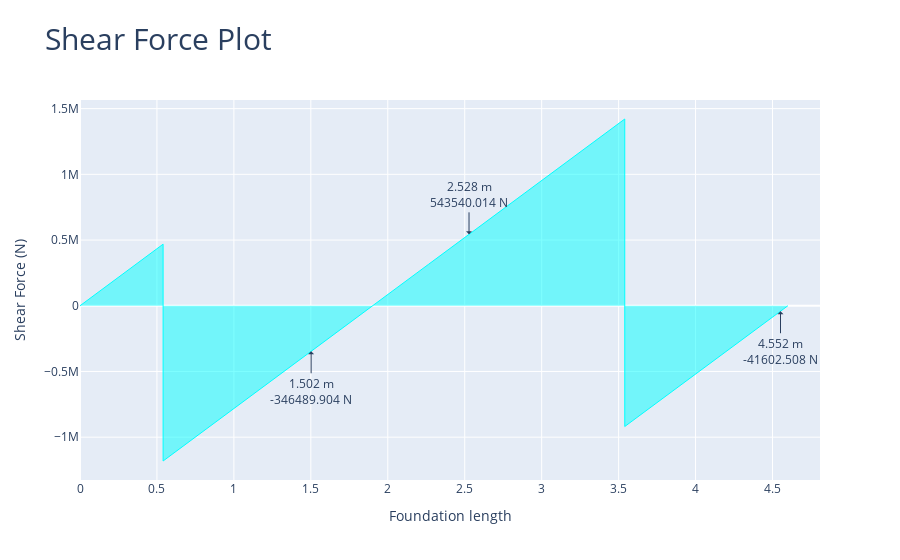

The cell this chart's notebook holds for it:
### Markdown cell above
#### Show the shear force diagram in x direction showing the design shear forces

### Code cell
comb_footing_design.plot_shear_force_X()

### Figure 1 — Plotly figure (JSON) as saved in the notebook; plotly's stock layout.template omitted (floating-point values rounded to 4 significant figures; data arrays with more than 128 entries replaced by an {"elided": "..."} marker saying what was removed)
{"data": [{"fill": "tozeroy", "hovertemplate": "x: %{x:.3f} %{meta[0]}<br>f(x): %{y:.3f} %{meta[1]}", "line": {"color": "aqua", "width": 1}, "meta": ["m", "N"], "mode": "lines", "name": "Shear Force", "type": "scatter", "x": {"elided": "206 float values"}, "y": {"elided": "206 float values"}}], "layout": {"annotations": [{"arrowhead": 1, "ax": 0, "ay": 40, "showarrow": true, "text": "1.502 m<br>-346489.904 N", "x": 1.502, "xref": "x", "y": -346500.0, "yref": "y"}, {"arrowhead": 1, "ax": 0, "ay": -40, "showarrow": true, "text": "2.528 m<br>543540.014 N", "x": 2.528, "xref": "x", "y": 543500.0, "yref": "y"}, {"arrowhead": 1, "ax": 0, "ay": 40, "showarrow": true, "text": "4.552 m<br>-41602.508 N", "x": 4.552, "xref": "x", "y": -41600.0, "yref": "y"}], "title": {"font": {"size": 30}, "text": "Shear Force Plot"}, "xaxis": {"title": {"text": "Foundation length"}}, "yaxis": {"title": {"text": "Shear Force (N)"}}}}
